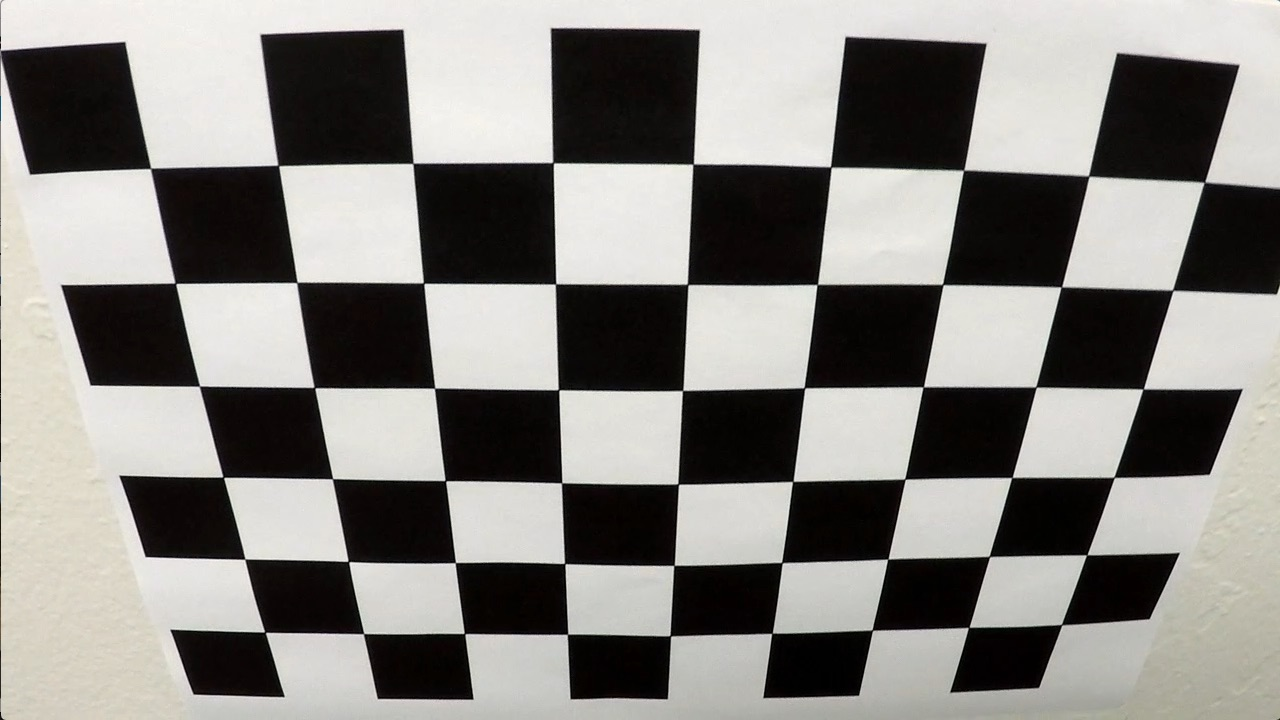
#> input picture Adv_Lane_Detection/camera_cal/calibration2.jpg, 1280 x 720 px, found by its file name
$ python -i pic.py   (imports and definitions only)   (older library calls are emulated)
#> lines starting #> are read from the running program, lines starting #| are printed output that depends on the picture; after the words box and inside, x2 and y2 are one past the last pixel; in counts of white or black regions, pixels touching at a corner belong together
### Adv_Lane_Detection/correction.py
import pickle
import cv2
import matplotlib.pyplot as plt
import matplotlib.image as mpimg


points_pickle = pickle.load( open( "Adv_Lane_Detection/object_and_image_points.pkl", "rb" ) )
#> (reads Adv_Lane_Detection/object_and_image_points.pkl from the repository)
chess_points = points_pickle["chesspoints"]
image_points = points_pickle["imagepoints"]
img_size = points_pickle["imagesize"]

ret, mtx, dist, rvecs, tvecs = cv2.calibrateCamera(chess_points, image_points, img_size, None, None)

camera = {}
camera["mtx"] = mtx
camera["dist"] = dist
camera["imagesize"] = img_size
pickle.dump(camera, open("Adv_Lane_Detection/camera_matrix.pkl", "wb"))

def distort_correct(img,mtx,dist,camera_img_size):
    img_size1 = (img.shape[1],img.shape[0])
    #print(img_size1)
    #print(camera_img_size)
    assert (img_size1 == camera_img_size),'image size is not compatible'
    undist = cv2.undistort(img, mtx, dist, None, mtx)
    return undist


img = mpimg.imread('Adv_Lane_Detection/camera_cal/calibration2.jpg')
#> img is the input picture: shape (720, 1280, 3); mean R, G, B 134.4, 132.4, 128.5
img_size1 = (img.shape[1], img.shape[0])

undist = distort_correct(img, mtx, dist, img_size)

### Visualize the captured
plt.figure()
f, (ax1, ax2) = plt.subplots(1, 2, figsize=(20,10))
ax1.imshow(img)
ax1.set_title('Captured Image', fontsize=30)
ax2.imshow(undist)
ax2.set_title('Undistorted Image', fontsize=30)
plt.tight_layout()
plt.savefig('Adv_Lane_Detection/out_images/undistorted_chess.png')
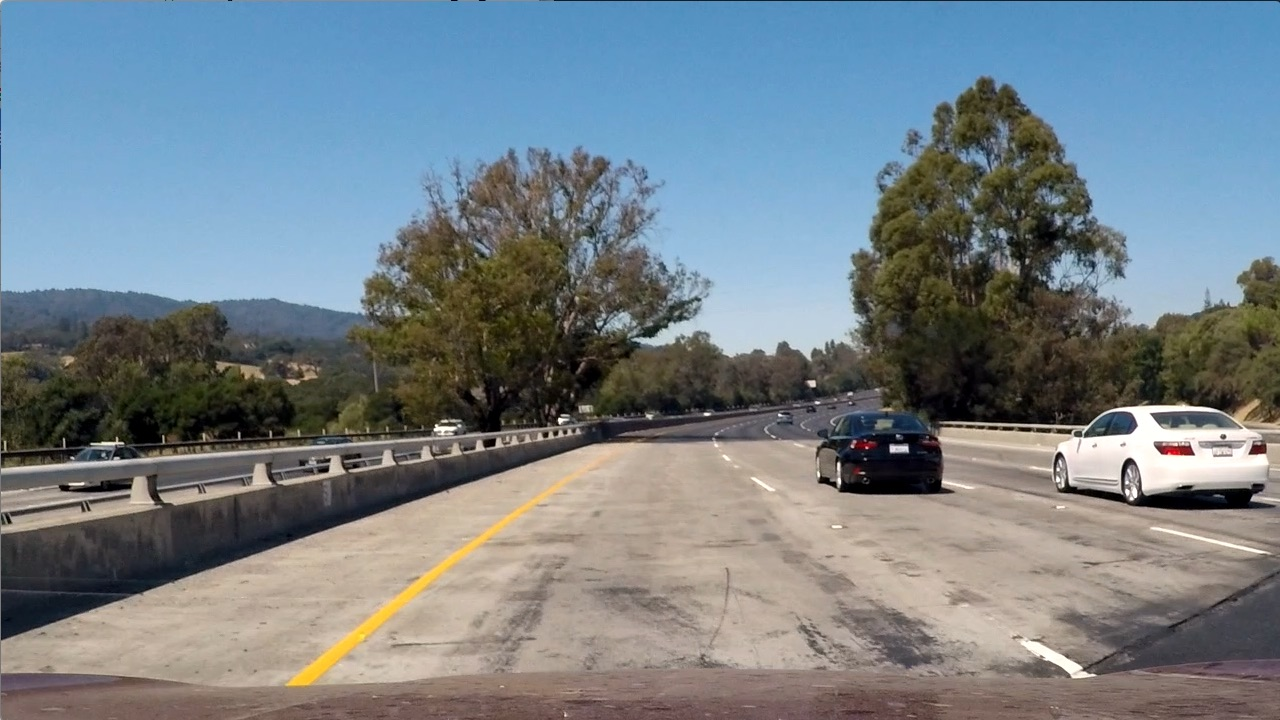
#> input picture Adv_Lane_Detection/test_images/test1.jpg, 1280 x 720 px
#> (reads Adv_Lane_Detection/camera_matrix.pkl from the repository)

### Adv_Lane_Detection/pic.py
import pickle
import cv2
import matplotlib.pyplot as plt
import matplotlib.image as mpimg
import numpy as np
from correction import distort_correct
from IPython.display import Image
import os
from moviepy.video.fx.all import crop
from moviepy.editor import VideoFileClip


# load camera matrix and distortion matrix
# [1 line not run here, left out]
# [1 line that did not run here, left out]
# [1 line that did not run here, left out]
# [1 line that did not run here, left out]

# 矫正相机畸变
# [1 line not run here, left out]
# [1 line that did not run here, left out]
# [1 line not run here, left out]
# plt.show()


def abs_sobel_thresh(img,orient='x',thresh=(0,255)):
#> called with orient = 'x', thresh = (25, 200)
    gray = cv2.cvtColor(img,cv2.COLOR_RGB2GRAY)

    if orient == 'x':
        abs_sobel = np.absolute(cv2.Sobel(gray, cv2.CV_64F,1,0))
    if orient == 'y':
        abs_sobel = np.absolute(cv2.Sobel(gray, cv2.CV_64F,0,1))

    # Rescale back to 8 bit integer
    scaled_sobel = np.uint8(255*abs_sobel/np.max(abs_sobel))
    # Create a copy and apply the threshold
    binary_output = np.zeros_like(scaled_sobel)
    # Here I'm using inclusive (>=, <=) thresholds, but exclusive is ok too
    binary_output[(scaled_sobel >= thresh[0]) & (scaled_sobel <= thresh[1])] = 1

    # Return the result
    return binary_output

# [1 line not run here, left out]
# plt.show()

def mag_threshold(img, sobel_kernel=3, thresh=(0, 255)):
    # 1) Convert to grayscale
#> called with sobel_kernel = 3, thresh = (30, 100)
    gray = cv2.cvtColor(img, cv2.COLOR_RGB2GRAY)
    # 2) Take the gradient in x and y separately
    x = cv2.Sobel(gray, cv2.CV_64F, 1, 0, ksize=sobel_kernel)
    y = cv2.Sobel(gray, cv2.CV_64F, 0, 1, ksize=sobel_kernel)
    # 3) Calculate the xy magnitude
    mag = np.sqrt(x**2 + y**2)
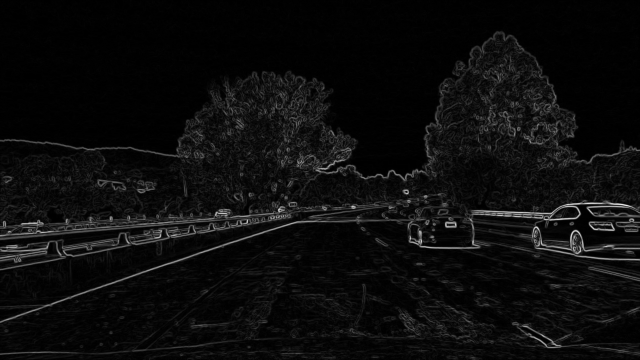
#> mag: shape (720, 1280) float64 (shown at 1/2 size); min 0, max 628.2, mean 31.9; drawn with min black and max white
    # 4) Scale to 8-bit (0 - 255) and convert to type = np.uint8
    scale = np.max(mag)/255
#> scale = 2.46
    eightbit = (mag/scale).astype(np.uint8)
    # 5) Create a binary mask where mag thresholds are met
    binary_output = np.zeros_like(eightbit)
    binary_output[(eightbit > thresh[0]) & (eightbit < thresh[1])] =1
    return binary_output

# [1 line not run here, left out]
# plt.show()


def dir_threshold(img, sobel_kernel=3, thresh=(0, np.pi/2)):
    # 1) Convert to grayscale
#> called with sobel_kernel = 3, thresh = (0.8, 1.2)
    gray = cv2.cvtColor(img, cv2.COLOR_RGB2GRAY)
    # 2) Take the gradient in x and y separately
    x = np.absolute(cv2.Sobel(gray, cv2.CV_64F, 1, 0, ksize=sobel_kernel))
    y = np.absolute(cv2.Sobel(gray, cv2.CV_64F, 0, 1, ksize=sobel_kernel))
    # 4) Use np.arctan2(abs_sobely, abs_sobelx) to calculate the direction of the gradient
    direction = np.arctan2(y, x) # 斜率
    binary_output = np.zeros_like(direction)
    binary_output[(direction > thresh[0]) & (direction < thresh[1])] = 1
    return binary_output

# [1 line not run here, left out]
# plt.show()


def hls_select(img, sthresh=(0, 255),lthresh=()):
    # 1) Convert to HLS color space
    hls_img = cv2.cvtColor(img, cv2.COLOR_RGB2HLS)
    # 2) Apply a threshold to the S channel
    L = hls_img[:,:,1]
    S = hls_img[:,:,2]
    # 3) Return a binary image of threshold result
    binary_output = np.zeros_like(S)
    binary_output[(S >= sthresh[0]) & (S <= sthresh[1])
                 & (L > lthresh[0]) & (L <= lthresh[1])] = 1
    return binary_output

# [1 line not run here, left out]
# plt.show()

# [7 lines left out: function red_select, not called in this run]

# [1 line not run here, left out]
# plt.show()


def binary_pipeline(img):

    # 对图像进行高斯模糊，减少噪声的影响
    img_copy = cv2.GaussianBlur(img, (3, 3), 0)
    #img_copy = np.copy(img)

    # color channels
    # 对HLS颜色空间中的S通道和L通道进行阈值处理，
    # 获取饱和度和亮度信息，其中S通道阈值范围为(140, 255)，L通道阈值范围为(120, 255)
    s_binary = hls_select(img_copy, sthresh=(140, 255), lthresh=(120, 255))
    #red_binary = red_select(img_copy, thresh=(200,255))

    # Sobel x
    # 对图像的x方向和y方向进行Sobel梯度计算，
    # 然后对梯度结果进行二值化处理，获取x方向和y方向的梯度信息
    x_binary = abs_sobel_thresh(img_copy,thresh=(25, 200))
    y_binary = abs_sobel_thresh(img_copy,thresh=(25, 200), orient='y')
    xy = cv2.bitwise_and(x_binary, y_binary)

    #magnitude & direction
    # 对图像的梯度幅值和梯度方向进行阈值处理，获取梯度幅值和梯度方向信息
    mag_binary = mag_threshold(img_copy, sobel_kernel=3, thresh=(30,100))
    dir_binary = dir_threshold(img_copy, sobel_kernel=3, thresh=(0.8, 1.2))

    # Stack each channel
    # 结果进行合并，得到最终的二值化图像。
    # 具体实现为，将x方向和y方向的梯度信息和梯度幅值和梯度方向的信息进行逻辑“与”运算，
    # 并将结果与HLS颜色通道的阈值处理结果进行逻辑“或”运算，
    # 得到最终的二值化图像
    gradient = np.zeros_like(s_binary)
    gradient[((x_binary == 1) & (y_binary == 1)) | ((mag_binary == 1) & (dir_binary == 1))] = 1
    final_binary = cv2.bitwise_or(s_binary, gradient)

    return final_binary


# [1 line that did not run here, left out]

# Plot the result
# [1 line not run here, left out]
f, (ax1, ax2) = plt.subplots(1, 2, figsize=(24, 9))
# [13 lines not run here, left out]
# [1 line that did not run here, left out]
# [1 line not run here, left out]
# plt.show()


# [1 line that did not run here, left out]

# Plot the result
f, (ax1, ax2) = plt.subplots(1, 2, figsize=(24, 9))
# [8 lines not run here, left out]
# plt.show()


# Perspective transform
def warp_image(img):

    image_size = (img.shape[1],img.shape[0])
    x = img.shape[1]
    y = img.shape[0]
    source_points = np.float32([
    [0.117 * x, y],
    [(0.5 * x) - (x*0.078), (2/3)*y],
    [(0.5 * x) + (x*0.078), (2/3)*y],
    [x - (0.117 * x), y]
    ])

    destination_points = np.float32([
    [0.25 * x, y],
    [0.25 * x, 0],
    [x - (0.25 * x), 0],
    [x - (0.25 * x), y]
    ])

    perspective_transform = cv2.getPerspectiveTransform(source_points,destination_points)
    inverse_perspective_transform = cv2.getPerspectiveTransform(destination_points,source_points)

    warp_img = cv2.warpPerspective(img,perspective_transform,image_size,flags=cv2.INTER_LINEAR)
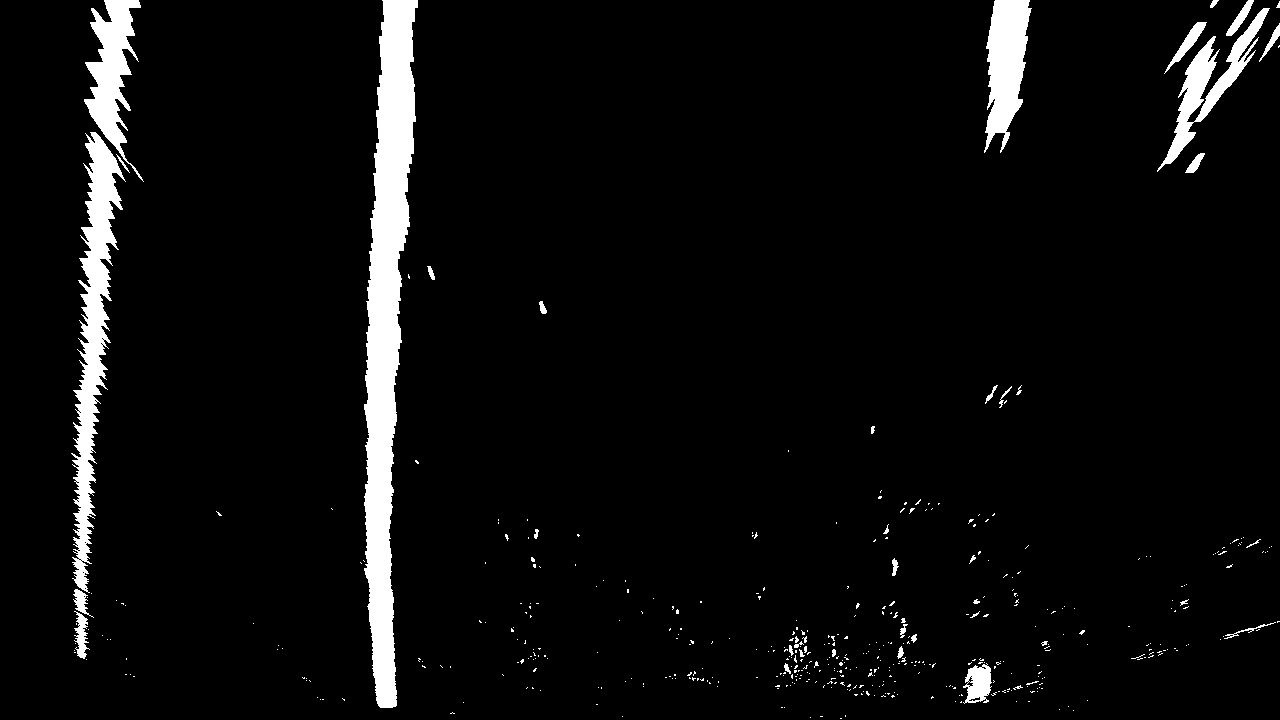
#> warp_img: shape (720, 1280); values 0 (black) and 1 (white), 5.2% white; 471 white regions (433 under 20 px), largest, box (x1, y1, x2, y2) and area: (364, 0, 418, 708) 20804, (71, 132, 126, 593) 8967, (984, 0, 1032, 153) 4560


    return warp_img, inverse_perspective_transform

# [1 line that did not run here, left out]

# Plot the result
# [1 line not run here, left out]
f, (ax1, ax2) = plt.subplots(1, 2, figsize=(24, 9))
# [1 line not run here, left out]


# [1 line that did not run here, left out]
# [1 line that did not run here, left out]
# [1 line that did not run here, left out]
# [6 lines that did not run here, left out]

# [1 line that did not run here, left out]

# [10 lines not run here, left out]
# [1 line that did not run here, left out]

# [1 line that did not run here, left out]
# [4 lines not run here, left out]


"""
The function below works as follows:
1. Create a search window on the bottom of the image whose height is 1/9 of the image's height.
2. Split the window into left and right halves.
3. Locate the pixel column with the highest value via histogram.
4. Draw a box around that area using a margin variable.
5. Identify all of the non-zero pixels in that box.
If there are enough, center the box on their mean position for the next window.
6. Fit a quadradtic equation to all of the non-zero pixels identified in each half of the image (left lane and right lane)

"""

def track_lanes_initialize(binary_warped):

    global windows_search

    hist = np.sum(birdseye_result[int(birdseye_result.shape[0]/2):,:], axis=0)

    # Create an output image to draw on and  visualize the result
    out_img = np.dstack((binary_warped, binary_warped, binary_warped))*255

    # we need max for each half of the histogram. the example above shows how
    # things could be complicated if didn't split the image in half
    # before taking the top 2 maxes
    midpoint = np.int(hist.shape[0]/2)
    leftx_base = np.argmax(hist[:midpoint])
    rightx_base = np.argmax(hist[midpoint:]) + midpoint

    # Choose the number of sliding windows
    # this will throw an error in the height if it doesn't evenly divide the img height
    nwindows = 9
    # Set height of windows
    window_height = np.int(binary_warped.shape[0]/nwindows)

    # Identify the x and y positions of all nonzero pixels in the image
    nonzero = binary_warped.nonzero()
    nonzeroy = np.array(nonzero[0])
    nonzerox = np.array(nonzero[1])

    # Current positions to be updated for each window
    leftx_current = leftx_base
    rightx_current = rightx_base

    # Set the width of the windows +/- margin
    margin = 100
    # Set minimum number of pixels found to recenter window
    minpix = 50
    # Create empty lists to receive left and right lane pixel indices
    left_lane_inds = []
    right_lane_inds = []


    # Step through the windows one by one
    for window in range(nwindows):
        # Identify window boundaries in x and y (and right and left)
        win_y_low = int(binary_warped.shape[0] - (window+1)*window_height)
        win_y_high = int(binary_warped.shape[0] - window*window_height)
        win_xleft_low = leftx_current - margin
        win_xleft_high = leftx_current + margin
        win_xright_low = rightx_current - margin
        win_xright_high = rightx_current + margin
        # Draw the windows on the visualization image
        cv2.rectangle(out_img,(win_xleft_low,win_y_low),(win_xleft_high,win_y_high),(0,255,0), 3)
        cv2.rectangle(out_img,(win_xright_low,win_y_low),(win_xright_high,win_y_high),(0,255,0), 3)
        # Identify the nonzero pixels in x and y within the window
        good_left_inds = ((nonzeroy >= win_y_low) & (nonzeroy < win_y_high) & (nonzerox >= win_xleft_low) & (nonzerox < win_xleft_high)).nonzero()[0]
        good_right_inds = ((nonzeroy >= win_y_low) & (nonzeroy < win_y_high) & (nonzerox >= win_xright_low) & (nonzerox < win_xright_high)).nonzero()[0]
        # Append these indices to the lists
        left_lane_inds.append(good_left_inds)
        right_lane_inds.append(good_right_inds)
        # If you found > minpix pixels, recenter next window on their mean position
        if len(good_left_inds) > minpix:
            leftx_current = np.int(np.mean(nonzerox[good_left_inds]))
        if len(good_right_inds) > minpix:
            rightx_current = np.int(np.mean(nonzerox[good_right_inds]))


    # Concatenate the arrays of indices
    left_lane_inds = np.concatenate(left_lane_inds)
    right_lane_inds = np.concatenate(right_lane_inds)

    # Extract left and right line pixel positions
    leftx = nonzerox[left_lane_inds]
    lefty = nonzeroy[left_lane_inds]
    rightx = nonzerox[right_lane_inds]
    righty = nonzeroy[right_lane_inds]

    # Fit a second order polynomial to each
    left_fit = np.polyfit(lefty, leftx, 2)
    right_fit = np.polyfit(righty, rightx, 2)

    # Generate x and y values for plotting
    ploty = np.linspace(0, binary_warped.shape[0]-1, binary_warped.shape[0] )
    left_fitx = left_fit[0]*ploty**2 + left_fit[1]*ploty + left_fit[2]
    right_fitx = right_fit[0]*ploty**2 + right_fit[1]*ploty + right_fit[2]

    nonzero = binary_warped.nonzero()
    nonzeroy = np.array(nonzero[0])
    nonzerox = np.array(nonzero[1])
    margin = 100
    left_lane_inds = ((nonzerox > (left_fit[0]*(nonzeroy**2) + left_fit[1]*nonzeroy + left_fit[2] - margin)) & (nonzerox < (left_fit[0]*(nonzeroy**2) + left_fit[1]*nonzeroy + left_fit[2] + margin)))
    right_lane_inds = ((nonzerox > (right_fit[0]*(nonzeroy**2) + right_fit[1]*nonzeroy + right_fit[2] - margin)) & (nonzerox < (right_fit[0]*(nonzeroy**2) + right_fit[1]*nonzeroy + right_fit[2] + margin)))

    # Again, extract left and right line pixel positions
    leftx = nonzerox[left_lane_inds]
    lefty = nonzeroy[left_lane_inds]
    rightx = nonzerox[right_lane_inds]
    righty = nonzeroy[right_lane_inds]
    # Fit a second order polynomial to each
    left_fit = np.polyfit(lefty, leftx, 2)
    right_fit = np.polyfit(righty, rightx, 2)

    return left_fit,right_fit


# [1 line that did not run here, left out]


# [32 lines left out: function track_lanes_update, not called in this run]


# [1 line not run here, left out]
frame_count=0
# [1 line that did not run here, left out]


# A function to get quadratic polynomial output
def get_val(y,poly_coeff):
    return poly_coeff[0]*y**2+poly_coeff[1]*y+poly_coeff[2]

# [26 lines left out: function lane_fill_poly, not called in this run]


# [1 line that did not run here, left out]
# [4 lines not run here, left out]


# [32 lines left out: function measure_curve, not called in this run]

# [1 line not run here, left out]

# [19 lines left out: function vehicle_offset, not called in this run]


# [1 line that did not run here, left out]
# [1 line not run here, left out]


def img_pipeline(img):

    global window_search
    global left_fit_prev
    global right_fit_prev
    global frame_count
    global curve_radius
    global offset

    # load camera matrix and distortion matrix
    camera = pickle.load(open( "camera_matrix.pkl", "rb" ))
    mtx = camera['mtx']
    dist = camera['dist']
    camera_img_size = camera['imagesize']

    #correct lens distortion
    undist = distort_correct(img,mtx,dist,camera_img_size)
    # get binary image
    binary_img = binary_pipeline(undist)
    #perspective transform
    birdseye, inverse_perspective_transform = warp_image(binary_img)
#> inverse_perspective_transform = [[0.312, -0.708, 440.3], [5.92e-17, -0.463, 480], [0, -0.00111, 1]]

    if window_search:
        #window_search = False
        #window search
        left_fit,right_fit = track_lanes_initialize(birdseye)
        #store values
        left_fit_prev = left_fit
        right_fit_prev = right_fit

    else:
        #load values
        left_fit = left_fit_prev
        right_fit = right_fit_prev
        #search in margin of polynomials
        left_fit,right_fit,leftx,lefty,rightx,righty = track_lanes_update(birdseye, left_fit,right_fit)

    #save values
    left_fit_prev = left_fit
    right_fit_prev = right_fit

    #draw polygon
    processed_frame = lane_fill_poly(birdseye, undist, left_fit, right_fit)

    #update ~twice per second
    if frame_count==0 or frame_count%15==0:
        #measure radii
        curve_radius = measure_curve(birdseye,left_fit,right_fit)
        #measure offset
        offset = vehicle_offset(undist, left_fit, right_fit)


    #printing information to frame
    font = cv2.FONT_HERSHEY_TRIPLEX
    processed_frame = cv2.putText(processed_frame, 'Radius: '+str(curve_radius)+' m', (30, 40), font, 1, (0,255,0), 2)
    processed_frame = cv2.putText(processed_frame, 'Offset: '+str(offset)+' m', (30, 80), font, 1, (0,255,0), 2)

    frame_count += 1
    return processed_frame


filenames = os.listdir("test_images/")
# [12 lines not run here, left out]
window_search = True
frame_count = 0

#chicago footage
# [7 lines not run here, left out]

>>> import cv2
>>> picture = cv2.cvtColor(cv2.imread('test_images/test1.jpg'), cv2.COLOR_BGR2RGB)
#> (the run stopped early here; a loop or call above may not have finished)
